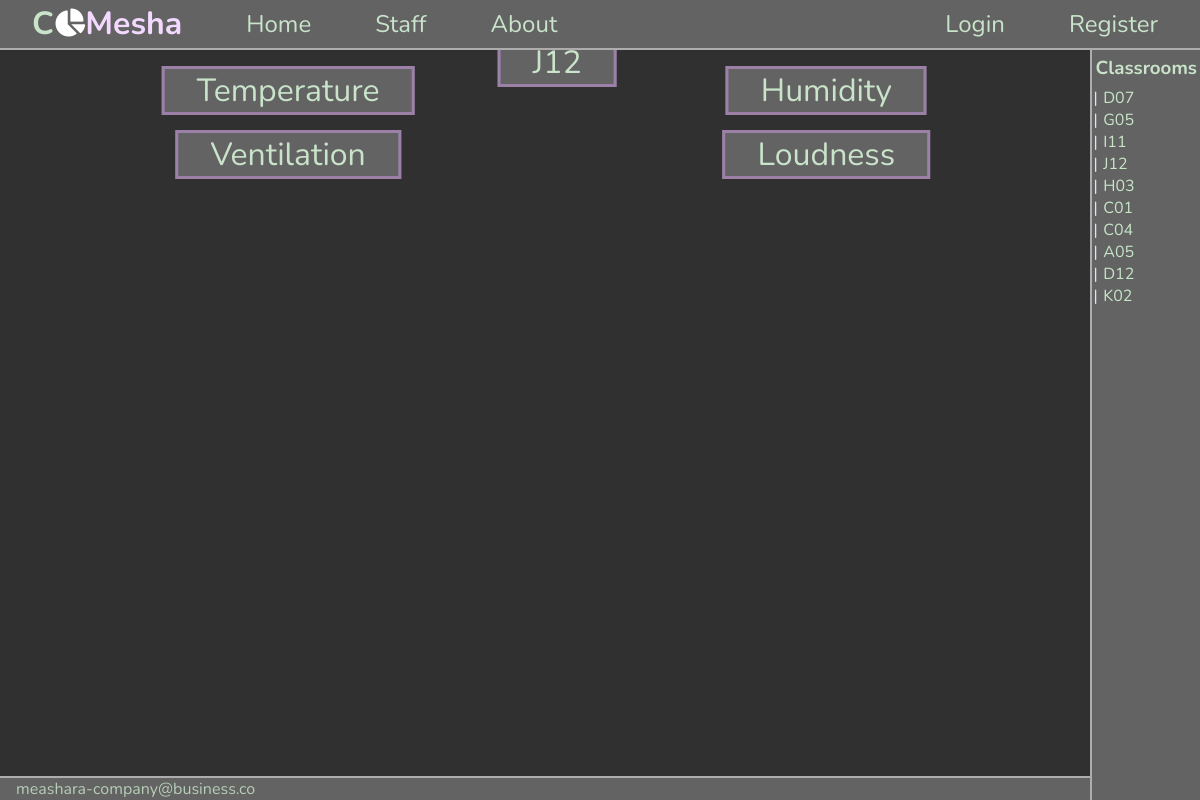
The page /classroom/J12 on the database its author committed.
### database.py (models this page shows)
class Classroom(db.Model):
    __tablename__ = 'Classrooms'
    ClassroomID = db.Column(db.Text, primary_key=True)
    Teachers = db.relationship('Teacher', secondary='TeacherClassrooms', backref='classrooms')

### server.py (the view)
@app.route("/classroom/<string:classroom_id>")
def analytics(classroom_id):
    if classroom_id not in get_classrooms():
        abort(404)
    data = kowalski_analyze(classroom_id)
    loudness = data[1]
    temperature = data[2]
    humidity = data[3]
    ventilation = data[4]
    return (render_template("pages/analytics.html",
                            classroom=classroom_id, loudness=loudness,
                            temperature=temperature, humidity=humidity,
                            ventilation=ventilation))

### server.py (called while the page is built)
def get_classrooms():
    class_list = []
    with app.app_context():
        result = Classroom.query.with_entities(Classroom.ClassroomID).all()
        for i in result:
            class_list.append(i[0])
    return class_list

def tuple_to_list(content=tuple, convert_date=bool):
    result = []
    if convert_date:
        for i in content:
            temp_list = []
            date = i[0].split('-')
            new_date = f"new Date({date[0]}, {date[1]}, {date[2]})"
            temp_list.append(new_date)
            temp_list.append(i[1])
            result.append(temp_list)
    else:
        for i in content:
            result.append([*i])
    return result

### templates/pages/analytics.html (shortened to what this page needs)
{% extends 'layout.html' %}\
{% block content %}
<div class="chart-container">
    <div class="title"><h1  class='classroom'> {{classroom}} </h1></div>
    <div class="temp_chart">
        <div class="title"><h1>Temperature</h1></div>
    </div>
    <div class="humidity_chart">
        <div class="title"><h1>Humidity</h1></div>
    </div>
    <div class="vent_chart">
        <div class="title"> <h1>Ventilation</h1> </div>
    </div>
    <div class="loud_chart">
        <div class="title"><h1>Loudness</h1></div>
    </div>
</div>
{% endblock %}

### templates/sidebar.html
<h3 id="classroom-header"> Classrooms </h3>
<ul class="classroom-list">
{% for classroom in classrooms %}
    <li class="classroom-list-items"> <a href="/classroom/{{classroom}}"> {{classroom}} </a> </li>
{% endfor %}
</ul>

### static/css/layout.css (style rules this page uses)
.chart-container { margin: auto; margin-top: 1%; display: grid; grid-template-rows: 0.1fr 1fr 1fr; grid-template-columns: 1fr 1fr; grid-template-areas: "title title" "temp humidity" "vent loud"; -moz-column-gap: 10px; column-gap: 10px; }
.chart-container > *:not(.title) { border: 4px var(--edge-color) solid; background-color: #4d4949; }
.title { grid-area: title; margin: auto; position: relative; }
.title > h1 { position: absolute; left: 50%; transform: translate(-50%, 0); top: -1.7em; z-index: 1; padding: 0rem 2rem; font-size: 2rem; background: #636363; border: solid #9c80a8; border-radius: 0; font-weight: normal; }
.temp_chart, .loud_chart, .humidity_chart, .vent_chart { padding: 0.5rem; border-radius: 1rem; }
.temp_chart { grid-area: temp; margin: auto; }
.loud_chart { margin: auto; margin-top: 5%; grid-area: loud; }
.humidity_chart { grid-area: humidity; margin: auto; }
.vent_chart { margin: auto; margin-top: 5%; grid-area: vent; }
#classroom-header { text-align: center; padding: 0; margin: 5% 0; }
.classroom-list { margin: 0; padding: 0; overflow-y: auto; }
.classroom-list-items { list-style: "|"; padding-left: 5%; margin-left: 5%; }
.classroom-list-items::marker { color: #F3D8FF; }
.classroom-list-items > a { color: #c7e6c8; }
:root { --text-color: #C9E4CA; --main-color: #636363; --main-color-darker: #303030; --border-color: white; --link-color: #F3D8FF; --small-box-color: #f3d8ff0e; --edge-color: #adadad; --react-color: #a195a7; }
html { box-sizing: border-box; min-width: 100vw; min-height: 100vh; font-family: "Nunito"; }
*, *:before, *:after { box-sizing: inherit; }
body { box-sizing: border-box; margin: 0; display: grid; width: 100vw; height: 100vh; grid-template-columns: 0.5fr 2fr 2fr 0.5fr; grid-template-rows: 0.2fr 4fr 4fr 0.2fr; grid-template-areas: "hd nav nav nav" "main main main sb" "main main main sb" "ft ft ft sb"; color: var(--text-color); background-color: var(--main-color); }
a { text-decoration: none; color: white; }

### rows shown on the page
Classroom: ClassroomID "D07"
Classroom: ClassroomID "G05"
Classroom: ClassroomID "I11"
Classroom: ClassroomID "J12"
Classroom: ClassroomID "H03"
Classroom: ClassroomID "C01"
Classroom: ClassroomID "C04"
Classroom: ClassroomID "A05"
Classroom: ClassroomID "D12"
Classroom: ClassroomID "K02"

### other values the page prints
{{ classroom }} "J12"
